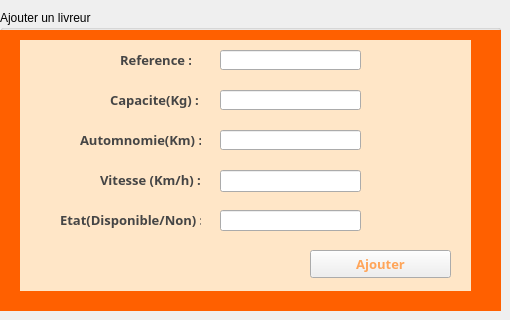
      <widget class="QWidget" name="tab_11">
       <attribute name="title">
        <string>Ajouter</string>
       </attribute>
       <widget class="QGroupBox" name="groupBox_7">
        <property name="geometry">
         <rect>
          <x>0</x>
          <y>10</y>
          <width>501</width>
          <height>301</height>
         </rect>
        </property>
        <property name="title">
         <string>Ajouter un livreur</string>
        </property>
        <widget class="QLineEdit" name="lineEdit_reference_2">
         <property name="geometry">
          <rect>
           <x>220</x>
           <y>40</y>
           <width>141</width>
           <height>20</height>
          </rect>
         </property>
        </widget>
        <widget class="QLineEdit" name="lineEdit_capacite_2">
         <property name="geometry">
          <rect>
           <x>220</x>
           <y>80</y>
           <width>141</width>
           <height>20</height>
          </rect>
         </property>
        </widget>
        <widget class="QLineEdit" name="lineEdit_autonomie_2">
         <property name="geometry">
          <rect>
           <x>220</x>
           <y>120</y>
           <width>141</width>
           <height>20</height>
          </rect>
         </property>
        </widget>
        <widget class="QLineEdit" name="lineEdit_vitesse_2">
         <property name="geometry">
          <rect>
           <x>220</x>
           <y>160</y>
           <width>141</width>
           <height>22</height>
          </rect>
         </property>
        </widget>
        <widget class="QLineEdit" name="lineEdit_etat_2">
         <property name="geometry">
          <rect>
           <x>220</x>
           <y>200</y>
           <width>141</width>
           <height>21</height>
          </rect>
         </property>
        </widget>
        <widget class="QLabel" name="label_106">
         <property name="geometry">
          <rect>
           <x>120</x>
           <y>40</y>
           <width>71</width>
           <height>20</height>
          </rect>
         </property>
         <property name="font">
          <font>
           <family>Tw Cen MT Condensed</family>
           <pointsize>10</pointsize>
           <weight>75</weight>
           <bold>true</bold>
          </font>
         </property>
         <property name="styleSheet">
          <string notr="true">color: rgb(69, 69, 69);</string>
         </property>
         <property name="text">
          <string>Reference :</string>
         </property>
        </widget>
        <widget class="QLabel" name="label_107">
         <property name="geometry">
          <rect>
           <x>110</x>
           <y>80</y>
           <width>91</width>
           <height>20</height>
          </rect>
         </property>
         <property name="font">
          <font>
           <family>Tw Cen MT Condensed</family>
           <pointsize>10</pointsize>
           <weight>75</weight>
           <bold>true</bold>
          </font>
         </property>
         <property name="styleSheet">
          <string notr="true">color: rgb(69, 69, 69);</string>
         </property>
         <property name="text">
          <string>Capacite(Kg) :</string>
         </property>
        </widget>
        <widget class="QLabel" name="label_108">
         <property name="geometry">
          <rect>
           <x>80</x>
           <y>120</y>
           <width>121</width>
           <height>20</height>
          </rect>
         </property>
         <property name="font">
          <font>
           <family>Tw Cen MT Condensed</family>
           <pointsize>10</pointsize>
           <weight>75</weight>
           <bold>true</bold>
          </font>
         </property>
         <property name="styleSheet">
          <string notr="true">color: rgb(69, 69, 69);</string>
         </property>
         <property name="text">
          <string>Automnomie(Km) :</string>
         </property>
        </widget>
        <widget class="QLabel" name="label_109">
         <property name="geometry">
          <rect>
           <x>100</x>
           <y>160</y>
           <width>111</width>
           <height>20</height>
          </rect>
         </property>
         <property name="font">
          <font>
           <family>Tw Cen MT Condensed</family>
           <pointsize>10</pointsize>
           <weight>75</weight>
           <bold>true</bold>
          </font>
         </property>
         <property name="styleSheet">
          <string notr="true">color: rgb(69, 69, 69);</string>
         </property>
         <property name="text">
          <string>Vitesse (Km/h) :</string>
         </property>
        </widget>
        <widget class="QLabel" name="label_110">
         <property name="geometry">
          <rect>
           <x>60</x>
           <y>200</y>
           <width>141</width>
           <height>20</height>
          </rect>
         </property>
         <property name="font">
          <font>
           <family>Tw Cen MT Condensed</family>
           <pointsize>10</pointsize>
           <weight>75</weight>
           <bold>true</bold>
          </font>
         </property>
         <property name="styleSheet">
          <string notr="true">color: rgb(69, 69, 69);</string>
         </property>
         <property name="text">
          <string>Etat(Disponible/Non) :</string>
         </property>
        </widget>
        <widget class="QPushButton" name="pushButton_ajouter_livreur">
         <property name="geometry">
          <rect>
           <x>310</x>
           <y>240</y>
           <width>141</width>
           <height>28</height>
          </rect>
         </property>
         <property name="font">
          <font>
           <family>Tw Cen MT Condensed</family>
           <pointsize>10</pointsize>
           <weight>75</weight>
           <bold>true</bold>
          </font>
         </property>
         <property name="styleSheet">
          <string notr="true">color: rgb(255, 165, 89);
selection-color: rgb(255, 255, 255);</string>
         </property>
         <property name="text">
          <string>Ajouter</string>
         </property>
        </widget>
        <widget class="QLabel" name="label_111">
         <property name="geometry">
          <rect>
           <x>20</x>
           <y>30</y>
           <width>451</width>
           <height>251</height>
          </rect>
         </property>
         <property name="styleSheet">
          <string notr="true">background-color: rgb(255, 230, 199);</string>
         </property>
         <property name="text">
          <string/>
         </property>
        </widget>
        <widget class="QLabel" name="label_112">
         <property name="geometry">
          <rect>
           <x>0</x>
           <y>20</y>
           <width>501</width>
           <height>281</height>
          </rect>
         </property>
         <property name="styleSheet">
          <string notr="true">background-color: rgb(255, 96, 0);</string>
         </property>
         <property name="text">
          <string/>
         </property>
        </widget>
        <zorder>label_112</zorder>
        <zorder>label_111</zorder>
        <zorder>lineEdit_reference_2</zorder>
        <zorder>lineEdit_capacite_2</zorder>
        <zorder>lineEdit_autonomie_2</zorder>
        <zorder>lineEdit_vitesse_2</zorder>
        <zorder>lineEdit_etat_2</zorder>
        <zorder>label_106</zorder>
        <zorder>label_107</zorder>
        <zorder>label_108</zorder>
        <zorder>label_109</zorder>
        <zorder>label_110</zorder>
        <zorder>pushButton_ajouter_livreur</zorder>
       </widget>
      </widget>
